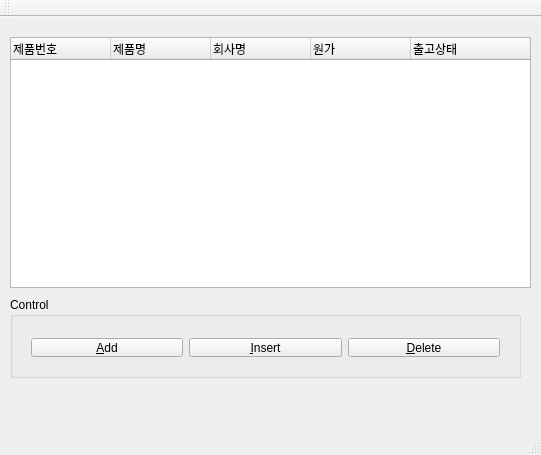
<?xml version="1.0" encoding="UTF-8"?>
<ui version="4.0">
 <class>MainWindow</class>
 <widget class="QMainWindow" name="MainWindow">
  <property name="geometry">
   <rect>
    <x>0</x>
    <y>0</y>
    <width>541</width>
    <height>455</height>
   </rect>
  </property>
  <property name="windowTitle">
   <string>MainWindow</string>
  </property>
  <widget class="QWidget" name="centralWidget">
   <widget class="QTreeWidget" name="treeWidget">
    <property name="geometry">
     <rect>
      <x>10</x>
      <y>20</y>
      <width>521</width>
      <height>251</height>
     </rect>
    </property>
    <column>
     <property name="text">
      <string>제품번호</string>
     </property>
    </column>
    <column>
     <property name="text">
      <string>제품명</string>
     </property>
    </column>
    <column>
     <property name="text">
      <string>회사명</string>
     </property>
    </column>
    <column>
     <property name="text">
      <string>원가</string>
     </property>
    </column>
    <column>
     <property name="text">
      <string>출고상태</string>
     </property>
    </column>
   </widget>
   <widget class="QGroupBox" name="groupBox">
    <property name="geometry">
     <rect>
      <x>10</x>
      <y>280</y>
      <width>511</width>
      <height>81</height>
     </rect>
    </property>
    <property name="title">
     <string>Control</string>
    </property>
    <widget class="QWidget" name="layoutWidget">
     <property name="geometry">
      <rect>
       <x>10</x>
       <y>30</y>
       <width>491</width>
       <height>41</height>
      </rect>
     </property>
     <layout class="QHBoxLayout" name="horizontalLayout">
      <item>
       <widget class="QPushButton" name="pushButton">
        <property name="text">
         <string>&amp;Add</string>
        </property>
       </widget>
      </item>
      <item>
       <widget class="QPushButton" name="pushButton_2">
        <property name="text">
         <string>&amp;Insert</string>
        </property>
       </widget>
      </item>
      <item>
       <widget class="QPushButton" name="pushButton_3">
        <property name="text">
         <string>&amp;Delete</string>
        </property>
       </widget>
      </item>
     </layout>
    </widget>
   </widget>
  </widget>
  <widget class="QMenuBar" name="menuBar">
   <property name="geometry">
    <rect>
     <x>0</x>
     <y>0</y>
     <width>541</width>
     <height>22</height>
    </rect>
   </property>
  </widget>
  <widget class="QToolBar" name="mainToolBar">
   <attribute name="toolBarArea">
    <enum>TopToolBarArea</enum>
   </attribute>
   <attribute name="toolBarBreak">
    <bool>false</bool>
   </attribute>
  </widget>
  <widget class="QStatusBar" name="statusBar"/>
 </widget>
 <layoutdefault spacing="6" margin="11"/>
 <resources/>
 <connections/>
</ui>
